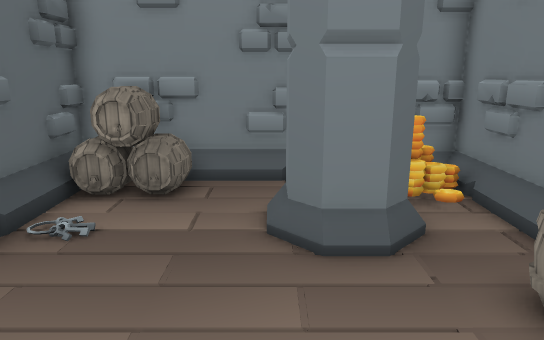
view 1 (above)

12 first-person views from a walk through a Godot game level. The camera is 1.5 m above the floor, tilts 14° down and sees 70° across. The floor is counted in squares, 0.5 m on a side. Each view is taken from the middle of a square. On the plan, view 1 faces up. The plan holds only what a view shows up to about 20 squares ahead; the rest is blank. The place goes on beyond the plan. Some surface patterns are stand-ins.

view 2
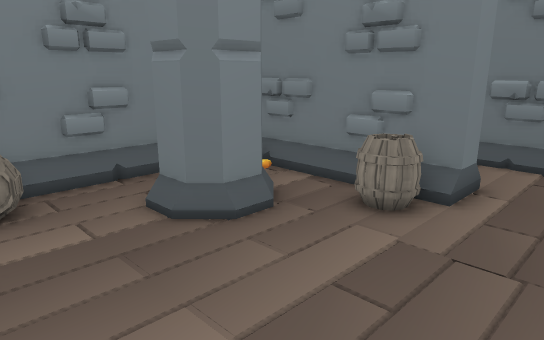

view 3
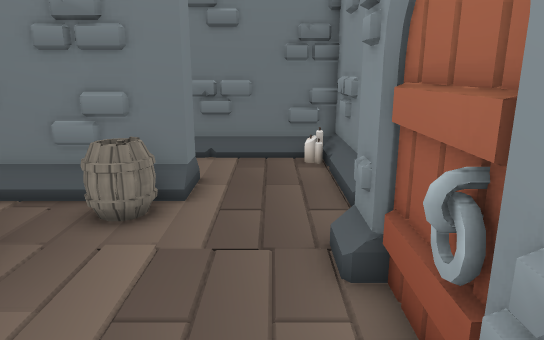

view 4
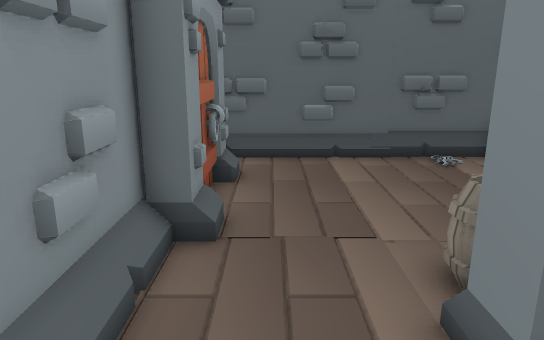

view 5
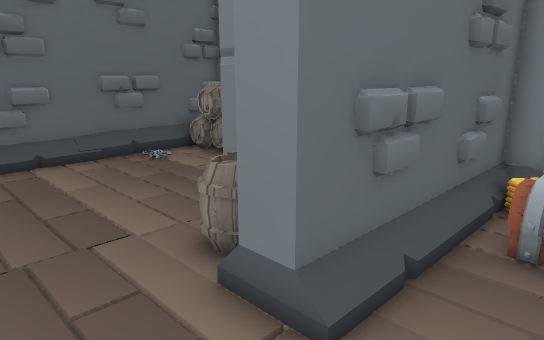

view 6
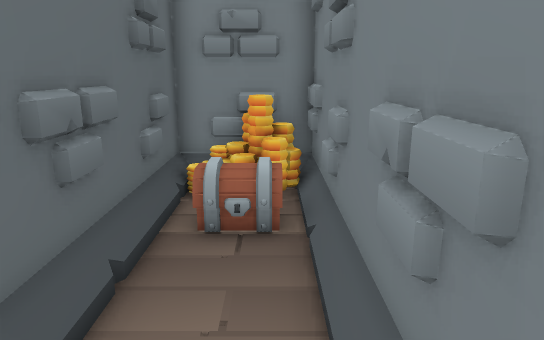

view 7
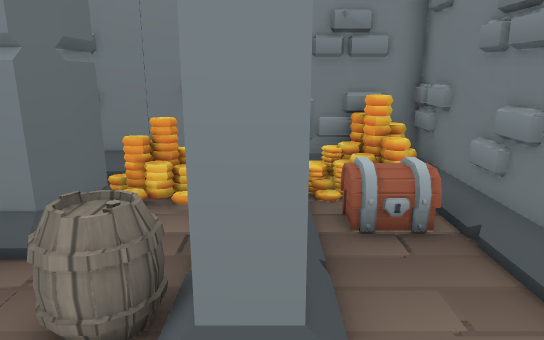

view 8
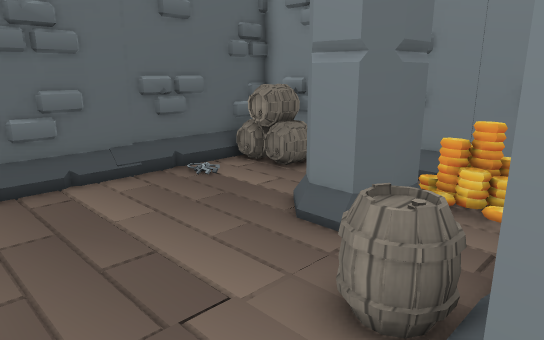

view 9
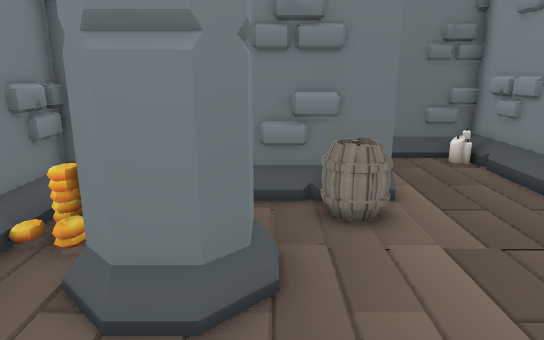

view 10
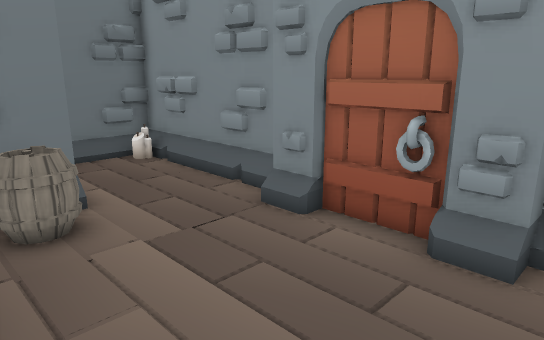

view 11
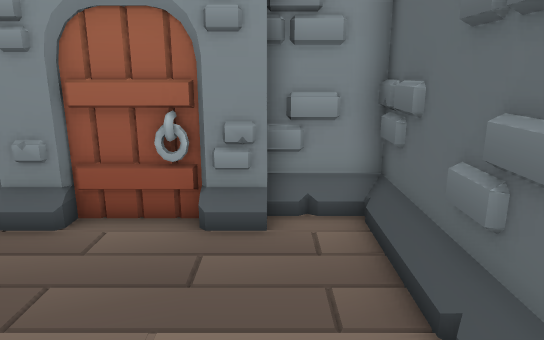

view 12
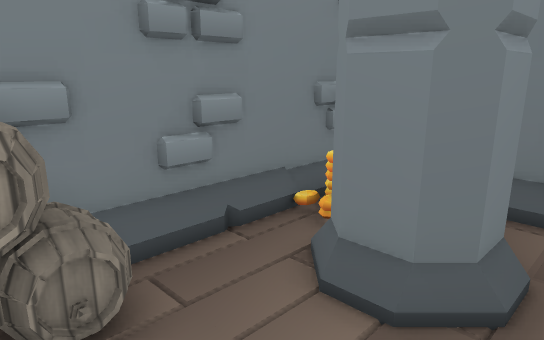

### Floor plan
Key: @ floor where view 1 was taken; # wall or solid block; . main floor; : floor 0.25 m higher than the main floor; / step, stairs or slope; B barrel; C coin; P pillar; A candle; H chest.
Columns run from 5 left of view 1 to 10 right of it. Each row starts with its distance up from view 1.
 11 ################
 10 #BBB......##CCC#
  9 #BBB...C..##/CC#
  8 #....PPP..##/HH#
  7 #:...P.P..##/HH#
  6 #.....PP..##/..#
  5 #........B##/..#
  4 #.......BBB#/..#
  3 #.........##/..#
  2 #..............#
  1 #..............#
  0 #.###@##.......#
 -1 ##############A#

Where each view was taken, in squares from view 1:
view 1: 0 up, 0 right, facing up
view 2: 0 up, 4 left, facing up-right
view 3: 1 up, 4 left, facing right
view 4: 1 up, 9 right, facing left
view 5: 0 up, 9 right, facing up-left
view 6: 0 up, 9 right, facing up
view 7: 0 up, 6 right, facing up
view 8: 0 up, 6 right, facing up-left
view 9: 6 up, 4 left, facing right
view 10: 6 up, 4 left, facing down-right
view 11: 7 up, 3 left, facing down
view 12: 5 up, 4 left, facing up-right
